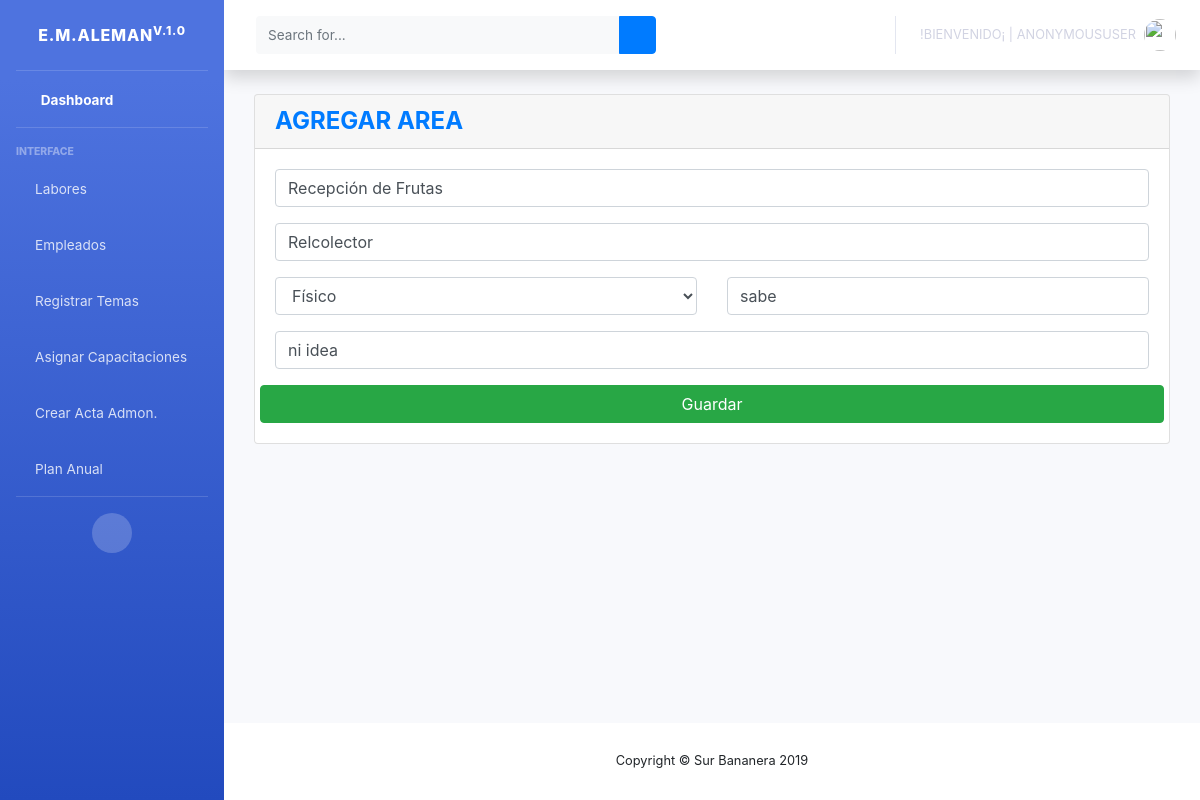
Before: /bananera/editarAreas/1 with the older database file.
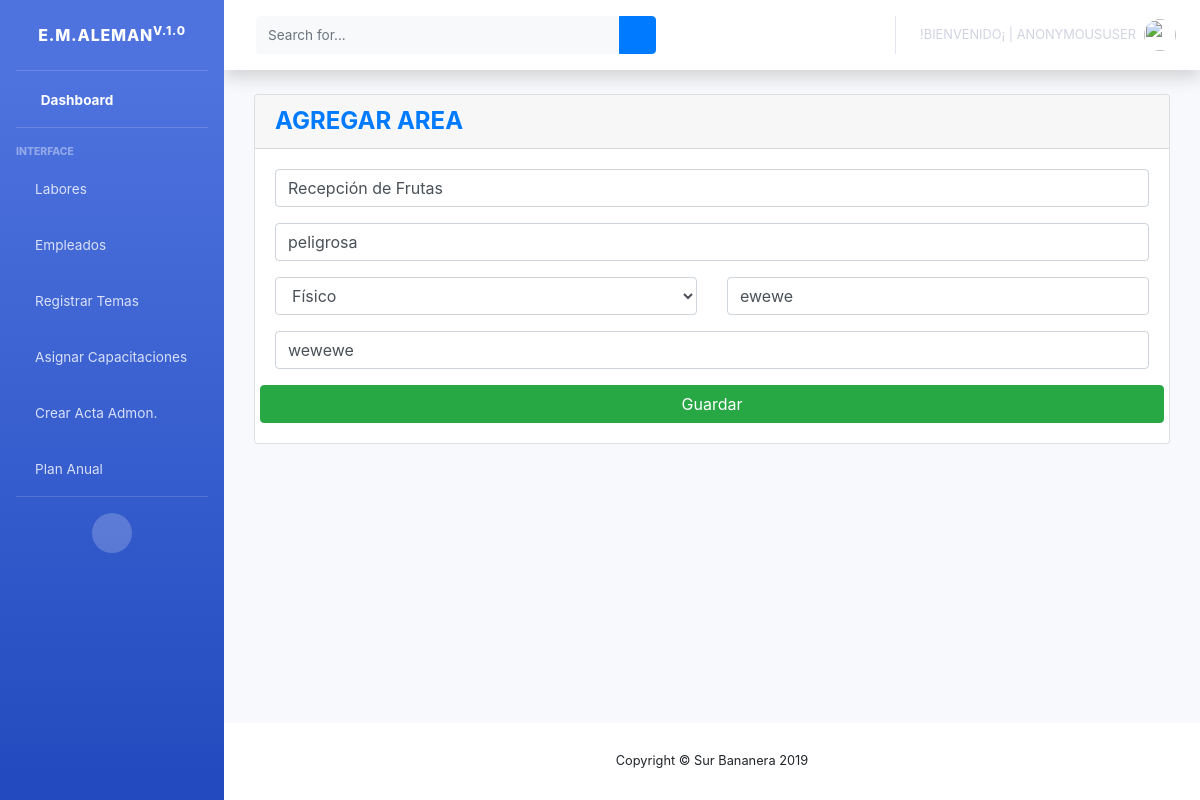
After: the same page with the newer database file.
### surBananas/models.py (models this page shows, shortened)
class areas(models.Model):
    choice_riesgo ={('', 'Tipos de riesgo'),('Físico','Físico'),('Quimico','Quimico'), ('Físico y Quimico','Físico y Quimico')}
    puesto = models.CharField(max_length=100, blank=True, null=True)
    actividad = models.CharField(max_length=500, blank=True, null=True)
    tiposRiesgo = models.CharField(choices=choice_riesgo, default='', max_length=20, blank=True, null=True)
    regionAnatomica = models.CharField(max_length=200,blank=True, null=True)
    eppUtilizar = models.CharField(max_length=200,blank=True, null=True)
    status = models.BooleanField('Estado', default=True)
    created_at = models.DateTimeField(auto_now_add=True, blank=True, null=True)

### surBananas/views.py (the view)
# urls.py: path('editarAreas/<int:pk>', views.ActualizarAreas.as_view(), name = 'editarAreas'),
class ActualizarAreas(UpdateView):
    model = areas
    template_name = 'agregarArea.html'
    form_class = AreasForm
    success_url = reverse_lazy('listaAreas')

### surBananas/templates/agregarArea.html (shortened to what this page needs)
{% extends 'indexAdmin.html' %}
{% block contenido %}
    <div class="content">
        <div class="container-fluid">
            <div class="row">
                <div class="col-md-12">
                    <div class="card">
                        <div class="card-header card-header-warning">
                            <h4 class="card-title m-0 font-weight-bold text-primary">AGREGAR AREA</h4>
                        </div>
                        <div class="card-body">
                            <form method="post" enctype="multipart/form-data">
                                <div class="row">
                                    {% if error %}
                                        <h1>{{ error }}</h1>
                                    {% else %}
                                         <div class="col-md-12">
                                            <div class="form-group">
                                                {{ form.puesto }}
                                            </div>
                                        </div>
                                        <div class="col-md-12">
                                            <div class="form-group">
                                                {{ form.actividad }}
                                            </div>
                                        </div>
                                        <div class="col-md-6">
                                            <div class="form-group">
                                                {{ form.tiposRiesgo }}
                                            </div>
                                        </div>
                                        <div class="col-md-6">
                                            <div class="form-group">
                                                {{ form.regionAnatomica }}
                                            </div>
                                        </div>
                                        <div class="col-md-12">
                                            <div class="form-group">
                                                {{ form.eppUtilizar }}
                                            </div>
                                        </div>
                                        <button type="submit" class="btn btn-block btn-success pull-right">Guardar</button>
                                    {% endif %}
                                </div>
                            </form>
                        </div>
                    </div>
                </div>
            </div>
        </div>
    </div>
{%endblock contenido %}

Changed rows visible on the page:
changed areas "Recepción de Frutas": actividad "Relcolector" → "peligrosa"; regionAnatomica "sabe" → "ewewe"; eppUtilizar "ni idea" → "wewewe"
